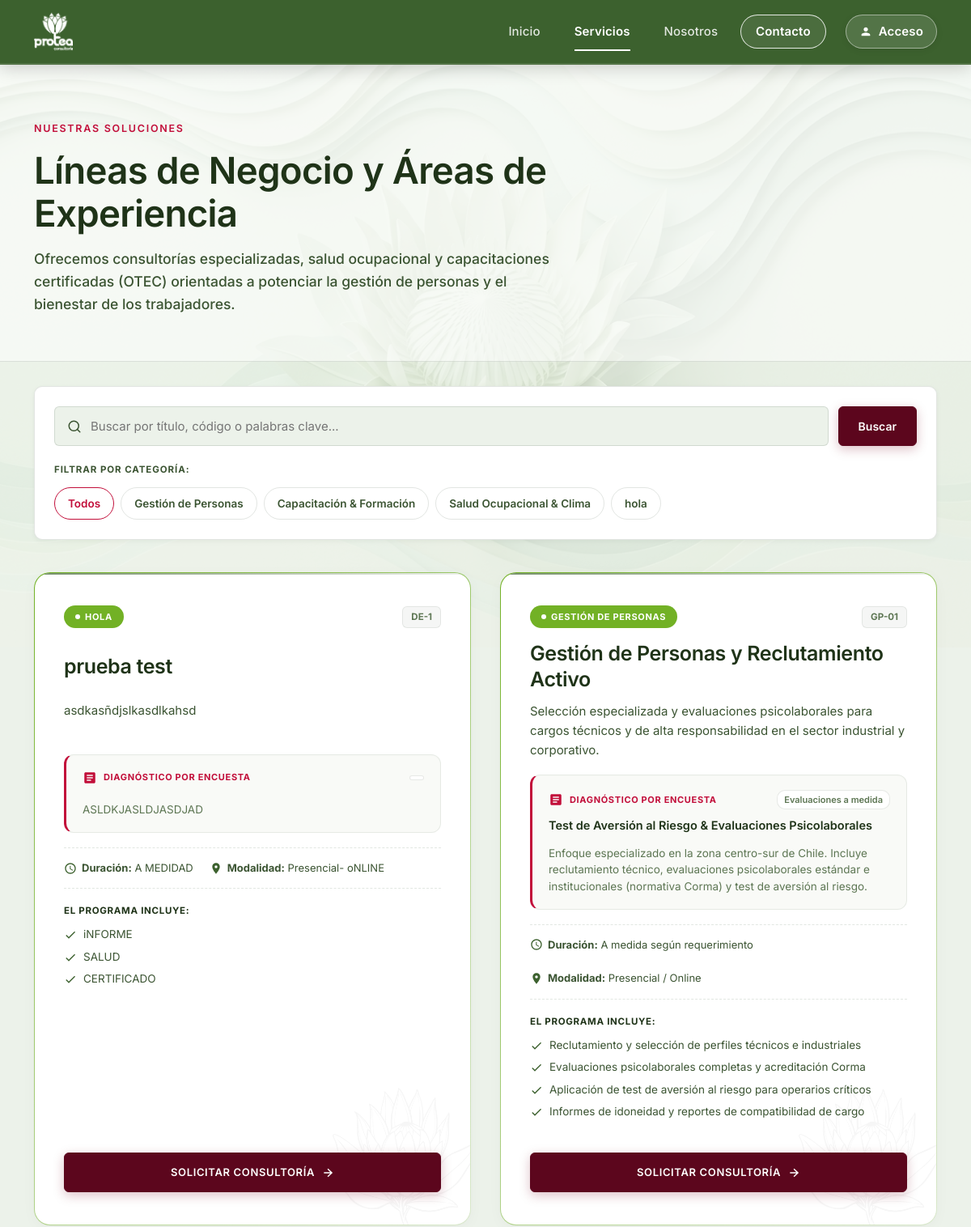
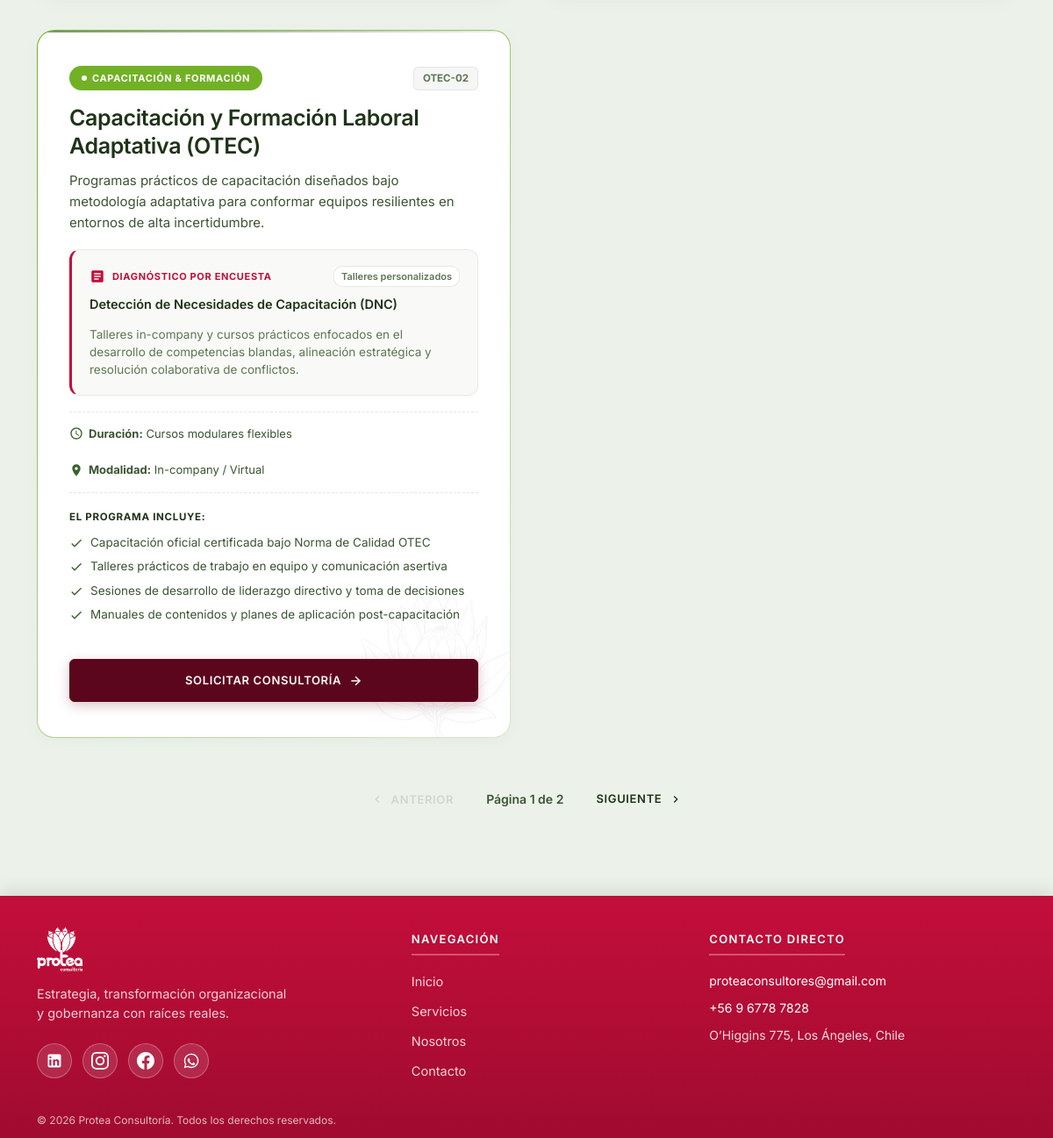
The app's page /servicios/ with its own data (2 pictures, top to bottom).
### core/models.py (models this page shows, shortened)
class Servicio(models.Model):
    codigo = models.CharField(max_length=20, unique=True, primary_key=True)
    categoria = models.CharField(max_length=100)
    titulo = models.CharField(max_length=200)
    resumen = models.TextField()
    detalle = models.TextField()
    encuesta_nombre = models.CharField(max_length=200, blank=True)
    encuesta_preguntas = models.CharField(max_length=200, blank=True)
    duracion = models.CharField(max_length=100)
    modalidad = models.CharField(max_length=100)
    entregables = models.JSONField(default=list)

### core/views.py (the view, shortened to what this page needs)
# urls.py: path('servicios/', views.servicios, name='servicios'),
def servicios(request):
    seed_default_services_if_empty()
    query = request.GET.get('q', '').strip()
    categoria_selected = request.GET.get('categoria', '').strip()
    categorias = Servicio.objects.values_list('categoria', flat=True).distinct()
    servicios_queryset = Servicio.objects.all().order_by('codigo')
    if categoria_selected:
        servicios_queryset = servicios_queryset.filter(categoria=categoria_selected)
    from django.core.paginator import Paginator, EmptyPage, PageNotAnInteger
    paginator = Paginator(servicios_queryset, 3)
    page_number = request.GET.get('page')
    try:
        servicios_paginados = paginator.page(page_number)
    except PageNotAnInteger:
        servicios_paginados = paginator.page(1)
    except EmptyPage:
        servicios_paginados = paginator.page(paginator.num_pages)
    contexto = {
        "servicios": servicios_paginados,
        "categorias": categorias,
        "query": query,
        "categoria_selected": categoria_selected,
        "activo": "servicios"
    }
    return render(request, "core/servicios.html", contexto)

### core/views.py (called while the page is built)
def seed_default_services_if_empty():
    if not Servicio.objects.exists():
        for s in DEFAULT_SERVICIOS:
            Servicio.objects.create(
                codigo=s['codigo'],
                categoria=s['categoria'],
                titulo=s['titulo'],
                resumen=s['resumen'],
                detalle=s['detalle'],
                encuesta_nombre=s.get('encuesta_nombre', ''),
                encuesta_preguntas=s.get('encuesta_preguntas', ''),
                duracion=s['duracion'],
                modalidad=s['modalidad'],
                entregables=s['entregables']
            )

### templates/core/servicios.html (shortened to what this page needs)
{% extends "core/base.html" %}
{% load static %}
{% block content %}
<section class="page-hero">
  <div class="wrap">
    <span class="eyebrow on-ink">Nuestras Soluciones</span>
    <h1>Líneas de Negocio y Áreas de Experiencia</h1>
    <p>Ofrecemos consultorías especializadas, salud ocupacional y capacitaciones certificadas (OTEC) orientadas a potenciar la gestión de personas y el bienestar de los trabajadores.</p>
  </div>
</section>
<section class="section" style="padding-top: 30px;">
  <div class="wrap">
    <div style="background: var(--bg-card); border: 1.5px solid var(--line); border-radius: var(--radius-md); padding: 24px; box-shadow: var(--shadow-sm); margin-bottom: 40px;">
      <form method="get" action="{% url 'servicios' %}" id="search-filter-form" style="display: flex; flex-direction: column; gap: 20px;">
        <div style="display: flex; gap: 12px; width: 100%;">
          <div style="position: relative; flex-grow: 1;">
            <input type="text" name="q" value="{{ query }}" placeholder="Buscar por título, código o palabras clave..."
                   style="width: 100%; padding: 14px 20px 14px 44px; border: 1.5px solid var(--line); border-radius: var(--radius-sm); font-size: 15px; font-family: var(--font-body); background-color: var(--bg-surface); color: var(--ink);">
            <svg viewBox="0 0 24 24" width="18" height="18" fill="none" stroke="currentColor" stroke-width="2" stroke-linecap="round" stroke-linejoin="round"
                 style="position: absolute; left: 16px; top: 16px; color: var(--ink-soft);">
              <circle cx="11" cy="11" r="8"/><line x1="21" y1="21" x2="16.65" y2="16.65"/>
            </svg>
          </div>
          <button type="submit" class="btn btn-primary" style="padding: 0 24px; font-size: 14px; text-transform: none; border-radius: var(--radius-sm); letter-spacing: normal; font-family: var(--font-body);">
            <span>Buscar</span>
          </button>
        </div>
        <div>
          <span style="display: block; font-size: 11.5px; text-transform: uppercase; font-family: var(--font-body); color: var(--ink-soft); font-weight: 700; letter-spacing: 0.08em; margin-bottom: 12px;">Filtrar por Categoría:</span>
          <div style="display: flex; flex-wrap: wrap; gap: 8px;">
            <a href="?q={{ query }}&categoria="
               style="text-decoration: none; padding: 8px 16px; font-size: 13.5px; border-radius: var(--radius-pill); font-weight: 600; border: 1.5px solid {% if not categoria_selected %}var(--protea){% else %}var(--line){% endif %}; background-color: {% if not categoria_selected %}var(--bg-white){% else %}transparent{% endif %}; color: {% if not categoria_selected %}var(--protea){% else %}var(--ink-soft){% endif %}; transition: all 0.2s;"
               class="category-pill-btn">
              Todos
            </a>
            {% for cat in categorias %}
            <a href="?q={{ query }}&categoria={{ cat }}"
               style="text-decoration: none; padding: 8px 16px; font-size: 13.5px; border-radius: var(--radius-pill); font-weight: 600; border: 1.5px solid {% if categoria_selected == cat %}var(--protea){% else %}var(--line){% endif %}; background-color: {% if categoria_selected == cat %}var(--bg-white){% else %}transparent{% endif %}; color: {% if categoria_selected == cat %}var(--protea){% else %}var(--ink-soft){% endif %}; transition: all 0.2s;"
               class="category-pill-btn">
              {{ cat }}
            </a>
            {% endfor %}
          </div>
        </div>
      </form>
    </div>
    <div class="courses-grid">
      {% for s in servicios %}
      <article class="course-card">
        <div class="card-protea-watermark" aria-hidden="true">
        </div>
        <div class="course-card-header">
          <div class="course-badges">
            <span class="course-category">{{ s.categoria }}</span>
            <span class="course-code">{{ s.codigo }}</span>
          </div>
          <h3 class="course-title">{{ s.titulo }}</h3>
          <p class="course-summary">{{ s.resumen }}</p>
        </div>
        <div class="course-survey-box">
          <div class="survey-box-head">
            <div class="survey-icon-title">
              <svg class="survey-icon" viewBox="0 0 24 24" width="18" height="18" fill="currentColor">
                <path d="M19 3H5c-1.1 0-2 .9-2 2v14c0 1.1.9 2 2 2h14c1.1 0 2-.9 2-2V5c0-1.1-.9-2-2-2zm-5 14H7v-2h7v2zm3-4H7v-2h10v2zm0-4H7V7h10v2z"/>
              </svg>
              <span class="survey-tag">Diagnóstico por Encuesta</span>
            </div>
            <span class="survey-count">{{ s.encuesta_preguntas }}</span>
          </div>
          <div class="survey-name">{{ s.encuesta_nombre }}</div>
          <p class="course-detail">{{ s.detalle }}</p>
        </div>
        <div class="course-meta-row">
          <div class="course-meta-item">
            <svg class="meta-icon" viewBox="0 0 24 24" width="16" height="16" fill="currentColor">
              <path d="M11.99 2C6.47 2 2 6.48 2 12s4.47 10 9.99 10C17.52 22 22 17.52 22 12S17.52 2 11.99 2zM12 20c-4.42 0-8-3.58-8-8s3.58-8 8-8 8 3.58 8 8-3.58 8-8 8zm.5-13H11v6l5.25 3.15.75-1.23-4.5-2.67z"/>
            </svg>
            <span><strong>Duración:</strong> {{ s.duracion }}</span>
          </div>
          <div class="course-meta-item">
            <svg class="meta-icon" viewBox="0 0 24 24" width="16" height="16" fill="currentColor">
              <path d="M12 2C8.13 2 5 5.13 5 9c0 5.25 7 13 7 13s7-7.75 7-13c0-3.87-3.13-7-7-7zm0 9.5c-1.38 0-2.5-1.12-2.5-2.5s1.12-2.5 2.5-2.5 2.5 1.12 2.5 2.5-1.12 2.5-2.5 2.5z"/>
            </svg>
            <span><strong>Modalidad:</strong> {{ s.modalidad }}</span>
          </div>
        </div>
        <div class="course-deliverables">
          <h4 class="deliverables-title">El programa incluye:</h4>
          <ul class="deliverables-list">
            {% for ent in s.entregables %}
            <li>
              <svg class="check-icon" viewBox="0 0 24 24" width="16" height="16" fill="currentColor">
                <path d="M9 16.17L4.83 12l-1.42 1.41L9 19 21 7l-1.41-1.41z"/>
              </svg>
              <span>{{ ent }}</span>
            </li>
            {% endfor %}
          </ul>
        </div>
        <div class="course-card-footer">
          <a href="{% url 'solicitud' %}?servicio={{ s.codigo }}" class="btn btn-primary btn-course">
            <span>Solicitar Consultoría</span>
            <svg viewBox="0 0 24 24" width="16" height="16" fill="currentColor"><path d="M5 13h11.86l-5.43 5.43 1.42 1.42L21.14 12l-8.29-7.85-1.42 1.42L16.86 11H5v2z"/></svg>
          </a>
        </div>
      </article>
      {% endfor %}
    </div>
    {% if servicios.has_other_pages %}
    <div style="display: flex; justify-content: center; align-items: center; gap: 16px; margin-top: 48px;">
      {% if servicios.has_previous %}
        <a href="?page={{ servicios.previous_page_number }}&q={{ query }}&categoria={{ categoria_selected }}"
           class="btn btn-secondary" style="padding: 10px 20px; font-size: 13px; border-radius: var(--radius-sm); font-family: var(--font-body); display: flex; align-items: center; gap: 8px;">
          <svg viewBox="0 0 24 24" width="16" height="16" fill="currentColor"><path d="M15.41 7.41L14 6l-6 6 6 6 1.41-1.41L10.83 12z"/></svg>
          <span>Anterior</span>
        </a>
      {% else %}
        <button class="btn btn-secondary" style="padding: 10px 20px; font-size: 13px; border-radius: var(--radius-sm); font-family: var(--font-body); display: flex; align-items: center; gap: 8px; opacity: 0.4; cursor: not-allowed;" disabled>
          <svg viewBox="0 0 24 24" width="16" height="16" fill="currentColor"><path d="M15.41 7.41L14 6l-6 6 6 6 1.41-1.41L10.83 12z"/></svg>
          <span>Anterior</span>
        </button>
      {% endif %}
      <span style="font-size: 14px; font-weight: 600; color: var(--ink-soft); font-family: var(--font-body);">
        Página {{ servicios.number }} de {{ servicios.paginator.num_pages }}
      </span>
      {% if servicios.has_next %}
        <a href="?page={{ servicios.next_page_number }}&q={{ query }}&categoria={{ categoria_selected }}"
           class="btn btn-secondary" style="padding: 10px 20px; font-size: 13px; border-radius: var(--radius-sm); font-family: var(--font-body); display: flex; align-items: center; gap: 8px;">
          <span>Siguiente</span>
          <svg viewBox="0 0 24 24" width="16" height="16" fill="currentColor"><path d="M10 6L8.59 7.41 13.17 12l-4.58 4.59L10 18l6-6z"/></svg>
        </a>
      {% endif %}
    </div>
    {% endif %}
  </div>
</section>
{% endblock %}

### templates/core/base.html (shortened to what this page needs)
{% load static %}
<!DOCTYPE html>
<html lang="es">
<head>
  <link rel="stylesheet" href="{% static 'css/style.css' %}?v=2.6">
  <link rel="stylesheet" href="https://unpkg.com/leaflet@1.9.4/dist/leaflet.css"/>
</head>
<body class="site-body">
  <div class="site-bg-overlay" aria-hidden="true"></div>
  <header class="site-header">
    <div class="wrap">
      <a href="{% url 'inicio' %}" class="logo" aria-label="Protea Consultoría">
        <img src="{% static 'img/logo_transparent.png' %}" alt="Protea Consultoría" class="logo-img">
      </a>
      <nav class="main-nav" aria-label="Navegación principal">
        <a href="{% url 'inicio' %}" class="nav-btn {% if activo == 'inicio' %}is-active{% endif %}">Inicio</a>
        <a href="{% url 'servicios' %}" class="nav-btn {% if activo == 'servicios' %}is-active{% endif %}">Servicios</a>
        <a href="{% url 'nosotros' %}" class="nav-btn {% if activo == 'nosotros' %}is-active{% endif %}">Nosotros</a>
        <a href="{% url 'contacto' %}" class="nav-btn nav-btn-cta {% if activo == 'contacto' %}is-active{% endif %}">Contacto</a>
      </nav>
      <div class="header-actions">
        {% if user.is_authenticated %}
          <a href="{% url 'dashboard' %}" class="nav-btn nav-btn-access {% if activo == 'dashboard' %}is-active{% endif %}" title="Ir al Panel">
            <svg class="icon-user" viewBox="0 0 24 24" width="16" height="16" fill="currentColor">
              <path d="M12 12c2.21 0 4-1.79 4-4s-1.79-4-4-4-4 1.79-4 4 1.79 4 4 4zm0 2c-2.67 0-8 1.34-8 4v2h16v-2c0-2.66-5.33-4-8-4z"/>
            </svg>
            <span>Panel</span>
          </a>
          <a href="{% url 'logout' %}" class="nav-btn nav-btn-cta nav-btn-logout" title="Cerrar Sesión">
            <svg class="icon-logout" viewBox="0 0 24 24" width="16" height="16" fill="currentColor">
              <path d="M19 3H10c-1.1 0-2 .9-2 2v4h2V5h9v14h-9v-4H8v4c0 1.1.9 2 2 2h9c1.1 0 2-.9 2-2V5c0-1.1-.9-2-2-2zm-9 11v-3H3v-2h7V6l5 4-5 4z"/>
            </svg>
            <span>Salir</span>
          </a>
        {% else %}
          <a href="{% url 'login' %}" class="nav-btn nav-btn-access {% if activo == 'login' %}is-active{% endif %}" title="Acceso Interno">
            <svg class="icon-user" viewBox="0 0 24 24" width="16" height="16" fill="currentColor">
              <path d="M12 12c2.21 0 4-1.79 4-4s-1.79-4-4-4-4 1.79-4 4 1.79 4 4 4zm0 2c-2.67 0-8 1.34-8 4v2h16v-2c0-2.66-5.33-4-8-4z"/>
            </svg>
            <span>Acceso</span>
          </a>
        {% endif %}
      </div>
    </div>
  </header>
  <main class="site-main">
    {% block content %}{% endblock %}
  </main>
  <footer class="site-footer">
    <div class="wrap footer-wrap">
      <div class="footer-col-brand">
        <a href="{% url 'inicio' %}" class="logo logo-footer" aria-label="Protea Consultoría Inicio">
          <img src="{% static 'img/logo_transparent.png' %}" alt="Protea Consultoría" class="logo-img">
        </a>
        <p class="footer-desc">Estrategia, transformación organizacional y gobernanza con raíces reales.</p>
        <div class="social-links" aria-label="Redes Sociales">
          <a href="https://cl.linkedin.com/company/consultora-protea-ltda" target="_blank" rel="noopener noreferrer" class="social-icon" aria-label="LinkedIn">
          </a>
          <a href="https://www.instagram.com/consultora_protea/" target="_blank" rel="noopener noreferrer" class="social-icon" aria-label="Instagram">
          </a>
          <a href="https://web.facebook.com/p/Protea-Consultoria-100063207071407/" target="_blank" rel="noopener noreferrer" class="social-icon" aria-label="Facebook">
          </a>
          <a href="https://wa.me/56967787828" target="_blank" rel="noopener noreferrer" class="social-icon" aria-label="WhatsApp">
          </a>
        </div>
      </div>
      <div class="footer-col-nav">
        <h4 class="footer-title">Navegación</h4>
        <div class="footer-nav-links">
          <a href="{% url 'inicio' %}">Inicio</a>
          <a href="{% url 'servicios' %}">Servicios</a>
          <a href="{% url 'nosotros' %}">Nosotros</a>
          <a href="{% url 'contacto' %}">Contacto</a>
        </div>
      </div>
      <div class="footer-col-contact">
        <h4 class="footer-title">Contacto Directo</h4>
        <p class="footer-info-item"><a href="mailto:proteaconsultores@gmail.com">proteaconsultores@gmail.com</a></p>
        <p class="footer-info-item"><a href="tel:+56967787828">+56 9 6778 7828</a></p>
        <p class="footer-info-item">O’Higgins 775, Los Ángeles, Chile</p>
      </div>
    </div>
    <div class="footer-bottom">
      <div class="wrap footer-bottom-wrap">
        <span class="footer-fine">© {% now "Y" %} Protea Consultoría. Todos los derechos reservados.</span>
      </div>
    </div>
  </footer>
</body>
</html>

### records on screen
Servicio: categoria "HOLA", codigo "DE-1", titulo "prueba test", resumen "asdkasñdjslkasdlkahsd", detalle "ASLDKJASLDJASDJAD", duracion "A MEDIDAD", modalidad "Presencial- oNLINE", entregables "iNFORME" "SALUD" "CERTIFICADO"
Servicio: categoria "GESTIÓN DE PERSONAS", codigo "GP-01", titulo "Gestión de Personas y Reclutamiento Activo", resumen "Selección especializada y evaluaciones psicolaborales para cargos técnicos y de alta responsabilidad en el sector industrial y corporativo.", encuesta_preguntas "Evaluaciones a medida", encuesta_nombre "Test de Aversión al Riesgo & Evaluaciones Psicolaborales", detalle "Enfoque especializado en la zona centro-sur de Chile. Incluye reclutamiento técnico, evaluaciones psicolaborales estándar e institucionales (normativa Corma) y test de aversión al riesgo.", duracion "A medida según requerimiento", modalidad "Presencial / Online", entregables "Reclutamiento y selección de perfiles técnicos e industriales" "Evaluaciones psicolaborales completas y acreditación Corma" "Aplicación de test de aversión al riesgo para operarios críticos" "Informes de idoneidad y reportes de compatibilidad de cargo"
Servicio: categoria "CAPACITACIÓN & FORMACIÓN", codigo "OTEC-02", titulo "Capacitación y Formación Laboral Adaptativa (OTEC)", resumen "Programas prácticos de capacitación diseñados bajo metodología adaptativa para conformar equipos resilientes en entornos de alta incertidumbre.", encuesta_preguntas "Talleres personalizados", encuesta_nombre "Detección de Necesidades de Capacitación (DNC)", detalle "Talleres in-company y cursos prácticos enfocados en el desarrollo de competencias blandas, alineación estratégica y resolución colaborativa de conflictos.", duracion "Cursos modulares flexibles", modalidad "In-company / Virtual", entregables "Capacitación oficial certificada bajo Norma de Calidad OTEC" "Talleres prácticos de trabajo en equipo y comunicación asertiva" "Sesiones de desarrollo de liderazgo directivo y toma de decisiones" "Manuales de contenidos y planes de aplicación post-capacitación"

### other values on screen
{{ cat }} "Gestión de Personas" "Capacitación & Formación" "Salud Ocupacional & Clima" "hola"
{{ servicios.number }} "1"
{{ servicios.paginator.num_pages }} "2"
